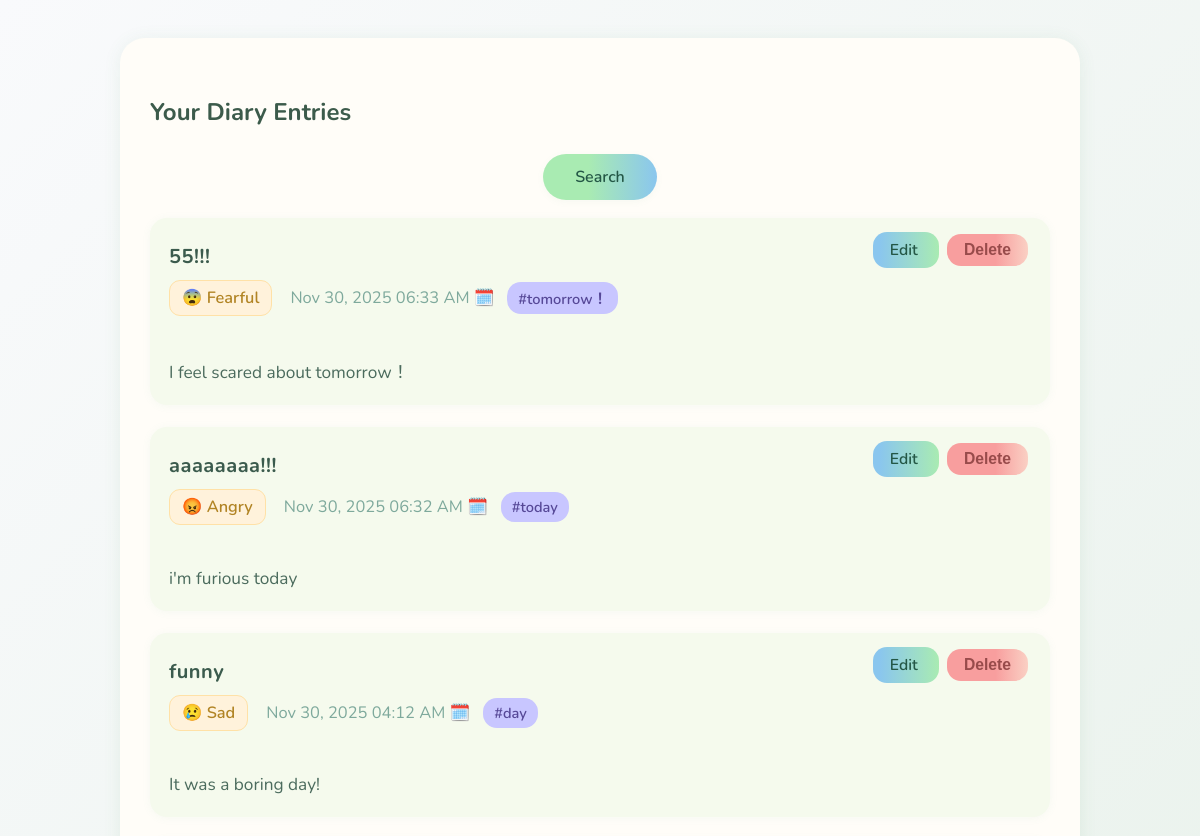
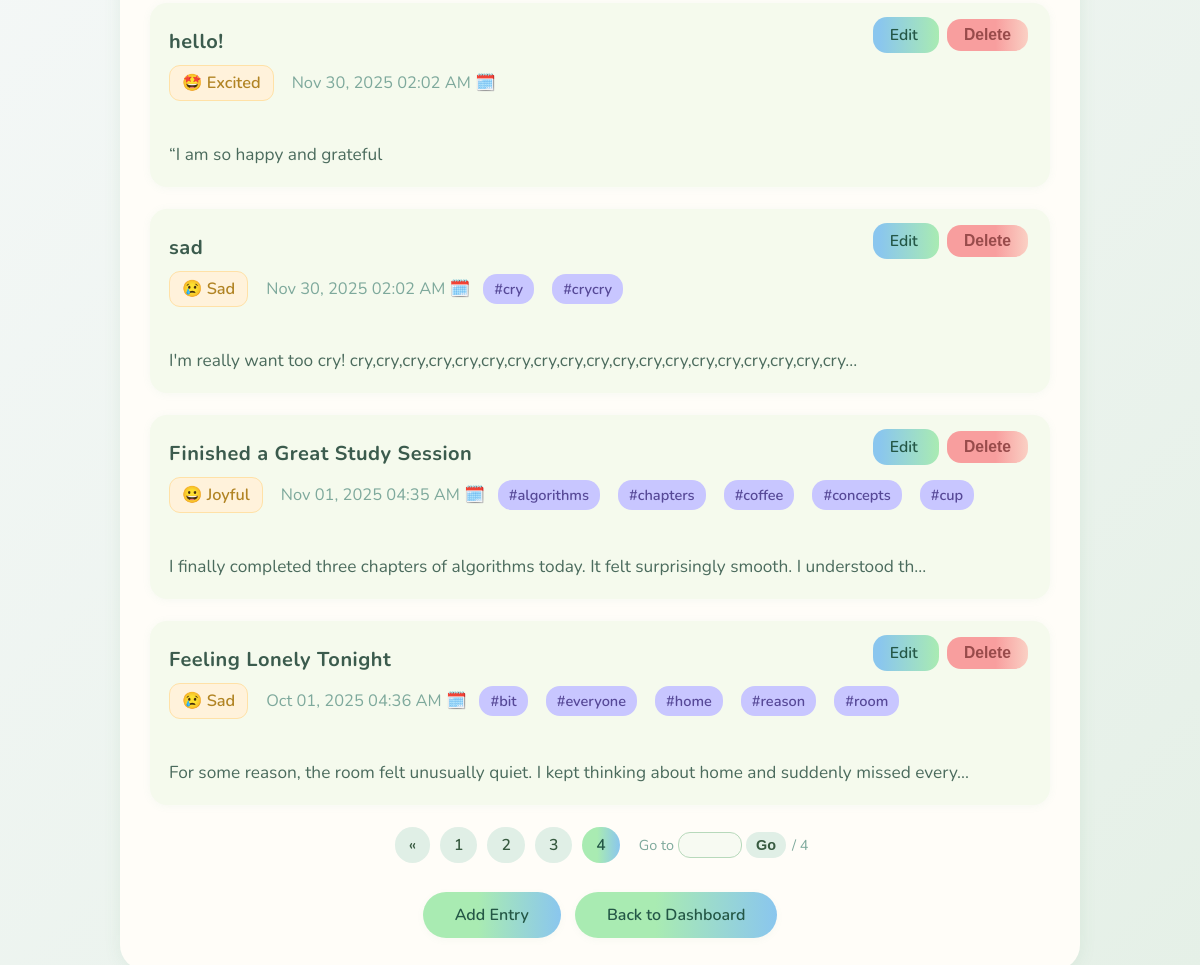
The page /view_entries?page=4 (signed in) on the database its author committed (2 pictures, top to bottom).
### app.py (models this page shows)
class Entry(db.Model):
    id = db.Column(db.Integer, primary_key=True)
    title = db.Column(db.String(150), nullable=False, default="")
    text = db.Column(db.Text, nullable=False)
    tags = db.Column(db.String(200), nullable=True)
    mood = db.Column(db.String(50), nullable=True)
    date_created = db.Column(db.DateTime, default=datetime.utcnow)
    user_id = db.Column(db.Integer, db.ForeignKey('user.id'), nullable=False)

### app.py (the view)
@app.route('/view_entries')
def view_entries():
    if 'user_id' not in session:
        return redirect(url_for('login'))
    user = User.query.get(session['user_id'])
    page = request.args.get('page', 1, type=int)
    pagination = (
        Entry.query
        .filter_by(user_id=user.id)
        .order_by(Entry.date_created.desc())
        .paginate(page=page, per_page=PER_PAGE, error_out=False)
    )
    entries = pagination.items
    page_window = build_page_window(pagination)
    return render_template(
        'view_entries.html',
        entries=entries,
        pagination=pagination,
        page_window=page_window
    )

### app.py (called while the page is built, shortened)
def build_page_window(pagination, max_buttons=5):
    total = pagination.pages
    current = pagination.page
    if total <= max_buttons + 2:
        return list(range(1, total + 1))

### templates/view_entries.html (shortened to what this page needs)
<!DOCTYPE html>
<html lang="en">
<head>
</head>
<body>
<div class="container">
    <h2>Your Diary Entries</h2>
    <div class="search-top">
        <a href="{{ url_for('search_entries') }}" class="btn search-top-btn">Search</a>
    </div>
    <div class="entry-list">
        {% if entries %}
            {% for e in entries %}
                <div class="card" onclick="window.location='{{ url_for('view_entry', entry_id=e.id) }}'">
                    <div class="card-title">{{ e.title }}</div>
                    <div class="card-meta">
                        {% if e.mood == 'joyful' %}
                            <span class="badge mood-badge positive">😀 Joyful</span>
                        {% elif e.mood == 'sad' %}
                            <span class="badge mood-badge negative">😢 Sad</span>
                        {% elif e.mood == 'angry' %}
                            <span class="badge mood-badge negative">😡 Angry</span>
                        {% elif e.mood == 'fearful' %}
                            <span class="badge mood-badge negative">😨 Fearful</span>
                        {% elif e.mood == 'excited' %}
                            <span class="badge mood-badge positive">🤩 Excited</span>
                        {% elif e.mood == 'calm' %}
                            <span class="badge mood-badge neutral">😐 Calm</span>
                        {% else %}
                            <span class="badge mood-badge neutral">⚪ Neutral</span>
                        {% endif %}
                        <span class="card-date">{{ e.date_created.strftime('%b %d, %Y %I:%M %p') }} 🗓️</span>
                        {% if e.tags %}
                            {% for tag in e.tags.split(',') %}
                                {% set clean_tag = tag.strip().lstrip('#') %}
                                {% if clean_tag %}
                                    <span class="badge tag-badge">#{{ clean_tag }}</span>
                                {% endif %}
                            {% endfor %}
                        {% endif %}
                    </div>
                    <div class="entry-text">
                        {{ e.text[:100] }}{% if e.text|length > 100 %}...{% endif %}
                    </div>
                    <div class="entry-actions">
                        <a href="{{ url_for('edit_entry', entry_id=e.id) }}"
                           class="btn-edit"
                           onclick="event.stopPropagation();">
                            Edit
                        </a>
                        <button type="button"
                                class="btn-delete"
                                onclick="openDeleteModal(event, '{{ e.id }}')">
                            Delete
                        </button>
                    </div>
                </div>
            {% endfor %}
        {% else %}
            <p style="color:#6e9d75; margin-top:18px; font-size:1.15rem;">You haven’t added any entries yet. Start by
                sharing your thoughts today 💬</p>
        {% endif %}
    </div>
    {% if pagination and pagination.pages > 1 %}
    <div class="pagination">
        {% if pagination.has_prev %}
            <a class="page-link"
               href="{{ url_for('view_entries', page=pagination.prev_num) }}">
                «
            </a>
        {% endif %}
        {% for p in page_window %}
            {% if p == '...' %}
                <span class="page-link dotted">…</span>
            {% elif p == pagination.page %}
                <span class="page-link active">{{ p }}</span>
            {% else %}
                <a class="page-link"
                   href="{{ url_for('view_entries', page=p) }}">
                    {{ p }}
                </a>
            {% endif %}
        {% endfor %}
        <form method="get"
              action="{{ url_for('view_entries') }}"
              class="jump-form">
            <span class="jump-label">Go to</span>
            <input type="number"
                   name="page"
                   min="1"
                   max="{{ pagination.pages }}"
                   class="jump-input">
            <button type="submit" class="jump-btn">Go</button>
            <span class="jump-total">/ {{ pagination.pages }}</span>
        </form>
    </div>
{% endif %}
    <div class="nav-buttons">
        <a href="{{ url_for('add_entry') }}" class="btn">Add Entry</a>
        <a href="{{ url_for('dashboard') }}" class="btn">Back to Dashboard</a>
    </div>
</div>
</body>
</html>

### templates/view_entries.html (style rules this page uses)
body { background: linear-gradient(135deg, #f9fafc 0%, #e5f0e7 100%); font-family: 'Nunito', 'Segoe UI', sans-serif; }
.container { max-width: 900px; margin: 38px auto 0 auto; background: #fffdf8; border-radius: 25px; padding: 38px 30px 32px 30px; box-shadow: 0 2px 18px 0 rgba(70, 140, 90, 0.09); }
h2 { font-weight: 700; color: #3c5b4b; margin-bottom: 19px; }
.search-top { text-align: center; margin-bottom: 10px; }
.search-top-btn { padding: 10px 30px; font-size: 1rem; }
.entry-list { margin-top: 18px; }
.card { background: #f5faed; border-radius: 17px; box-shadow: 0 1px 8px rgba(120, 183, 160, 0.07); padding: 25px 19px 17px 19px; margin-bottom: 22px; position: relative; }
.card-title { font-size: 1.25rem; color: #3b5b4d; font-weight: 700; margin-bottom: 8px; letter-spacing: 0.5px; }
.card-meta { display: flex; flex-wrap: wrap; gap: 13px; align-items: center; margin-bottom: 10px; }
.card-date { color: #7ea99c; font-size: 1.03rem; }
.badge { display: inline-block; padding: 6px 12px; border-radius: 11px; font-size: 0.93rem; color: #fff; margin: 2px 5px 2px 0; }
.badge.Positive, .badge.positive { background: #54ca8b; }
.badge.Negative, .badge.negative { background: #e97a7a; }
.badge.tag-badge { background: #c8c6ff; color: #564897; font-size: 0.91rem; font-weight: 600; border-radius: 14px; padding: 5px 11px; }
.badge.mood-badge { background: #fff2db; color: #b18424; border: 1.5px solid #ffe1a7; font-size: 1.02rem; font-weight: 600; }
.entry-text { font-size: 1.08rem; color: #4b6b5d; margin: 17px 0 4px 0; white-space: pre-line; word-break: break-word; }
.entry-actions { position: absolute; top: 16px; right: 22px; }
.btn-edit { background: linear-gradient(90deg, #8ac6ee 10%, #a9ebb2 100%); color: #245746; font-weight: 600; padding: 7px 17px; border-radius: 14px; border: none; cursor: pointer; font-size: 0.98rem; text-decoration: none; }
.btn-delete { background: linear-gradient(90deg, #f89e9e 60%, #fad0c4 100%); color: #984b4b; font-weight: 600; padding: 7px 17px; border-radius: 14px; border: none; cursor: pointer; font-size: 0.98rem; text-decoration: none; margin-left: 8px; }
.nav-buttons { margin-top: 22px; text-align: center; }
.btn { background: linear-gradient(90deg, #a9ebb2 40%, #8ac6ee 100%); border: none; color: #245746; font-weight: 600; font-size: 1rem; padding: 12px 32px; border-radius: 27px; margin: 7px 5px 0 5px; text-decoration: none; display: inline-block; box-shadow: 0 2px 7px 0 rgba(120, 170, 130, 0.06); }
.pagination { margin-top: 16px; text-align: center; font-size: 0.98rem; }
.pagination .page-link { display: inline-block; margin: 0 3px; padding: 7px 14px; border-radius: 18px; background: #e0efe6; color: #375a40; text-decoration: none; font-weight: 600; }
.pagination .page-link.active { background: linear-gradient(90deg, #a9ebb2 40%, #8ac6ee 100%); color: #245746; }
.jump-form { display: inline-flex; align-items: center; margin-left: 12px; gap: 4px; font-size: 0.9rem; color: #7ea99c; }
.jump-input { width: 50px; padding: 4px 6px; border-radius: 12px; border: 1px solid #b7d9bb; font-size: 0.9rem; text-align: center; background: #f7faf2; }
.jump-btn { background: #e0efe6; border: none; border-radius: 14px; padding: 5px 10px; font-size: 0.9rem; font-weight: 600; color: #375a40; cursor: pointer; }
.jump-total { margin-left: 2px; }

### rows shown on the page
Entry: title "55!!!", mood "😨 Fearful", date_created "Nov 30, 2025 06:33 AM", tags "tomorrow！", text "I feel scared about tomorrow！"
Entry: title "aaaaaaaa!!!", mood "😡 Angry", date_created "Nov 30, 2025 06:32 AM", tags "today", text "i'm furious today"
Entry: title "funny", mood "😢 Sad", date_created "Nov 30, 2025 04:12 AM", tags "day", text "It was a boring day!"
Entry: title "hello!", mood "🤩 Excited", date_created "Nov 30, 2025 02:02 AM", text "“I am so happy and grateful"
Entry: title "sad", mood "😢 Sad", date_created "Nov 30, 2025 02:02 AM", clean_tag "cry" "crycry", text "I'm really want too cry! cry,cry,cry,cry,cry,cry,cry,cry,cry,cry,cry,cry,cry,cry,cry,cry,cry,cry,cry"
Entry: title "Finished a Great Study Session", mood "😀 Joyful", date_created "Nov 01, 2025 04:35 AM", clean_tag "algorithms" "chapters" "coffee" "concepts" "cup", text "I finally completed three chapters of algorithms today. It felt surprisingly smooth. I understood th"
Entry: title "Feeling Lonely Tonight", mood "😢 Sad", date_created "Oct 01, 2025 04:36 AM", clean_tag "bit" "everyone" "home" "reason" "room", text "For some reason, the room felt unusually quiet. I kept thinking about home and suddenly missed every"

### other values the page prints
{{ p }} "1" "2" "3"
{{ p }} "4"
{{ pagination.pages }} "4"
